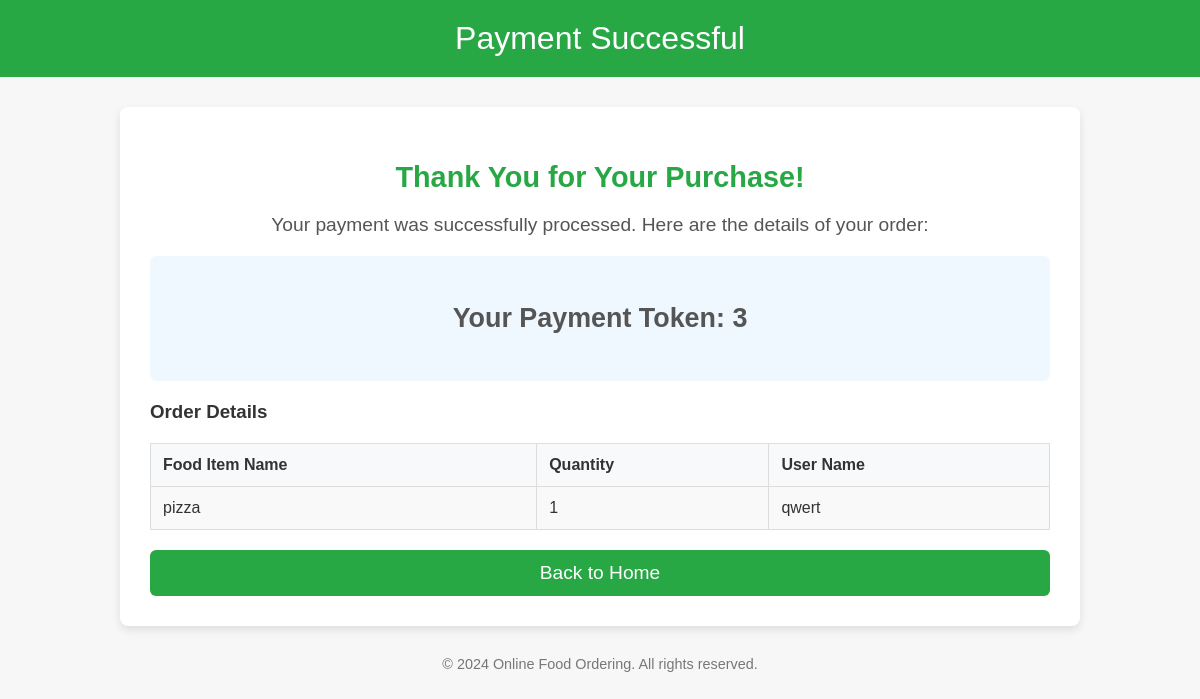
Page /success.php?token=3 on the committed database.
### tables this page shows
CREATE TABLE `orders` (
  `id` int(11) NOT NULL,
  `user_id` int(11) DEFAULT NULL,
  `food_item_id` int(11) DEFAULT NULL,
  `quantity` int(11) DEFAULT NULL,
  `token` varchar(100) DEFAULT NULL,
  `status` enum('pending','completed','cancelled') DEFAULT 'pending',
  `created_at` timestamp NOT NULL DEFAULT current_timestamp()
);

CREATE TABLE `food_items` (
  `id` int(11) NOT NULL,
  `name` varchar(100) NOT NULL,
  `description` text DEFAULT NULL,
  `price` decimal(10,2) NOT NULL,
  `image_url` varchar(255) DEFAULT NULL,
  `created_at` timestamp NOT NULL DEFAULT current_timestamp()
);

CREATE TABLE `users` (
  `id` int(11) NOT NULL,
  `username` varchar(50) NOT NULL,
  `password` varchar(255) NOT NULL,
  `role` enum('user','admin') NOT NULL
);

### success.php (the view, shortened to what this page needs)
<?php
include('db.php');
$token = $_GET['token'] ?? null;
$stmt = $pdo->prepare("
    SELECT o.id AS order_id, f.name AS food_name, o.quantity, u.username AS user_name
    FROM orders o
    JOIN food_items f ON o.food_item_id = f.id
    JOIN users u ON o.user_id = u.id
    WHERE o.token = :token
");
$stmt->bindParam(':token', $token, PDO::PARAM_STR);
$stmt->execute();
$order = $stmt->fetch();
?>
<!DOCTYPE html>
<html lang="en">
<head>
</head>
<body>
<header>Payment Successful</header>
<div class="container">
    <h2>Thank You for Your Purchase!</h2>
    <p>Your payment was successfully processed. Here are the details of your order:</p>
    <div class="token-number">
        <p>Your Payment Token: <strong><?php echo htmlspecialchars($token); ?></strong></p>
    </div>
    <h3>Order Details</h3>
    <table>
        <tr>
            <th>Food Item Name</th>
            <th>Quantity</th>
            <th>User Name</th>
        </tr>
        <tr>
            <td><?php echo htmlspecialchars($order['food_name']); ?></td>
            <td><?php echo htmlspecialchars($order['quantity']); ?></td>
            <td><?php echo htmlspecialchars($order['user_name']); ?></td>
        </tr>
    </table>
    <a href="index1.php" class="btn">Back to Home</a>
</div>
<footer>
    <p>&copy; 2024 Online Food Ordering. All rights reserved.</p>
</footer>
</body>
</html>

### success.php (style rules this page uses)
body { font-family: 'Arial', sans-serif; background-color: #f7f7f7; margin: 0; padding: 0; color: #333; }
header { background-color: #28a745; color: white; text-align: center; padding: 20px; font-size: 2em; }
.container { width: 80%; max-width: 900px; margin: 30px auto; background-color: white; padding: 30px; box-shadow: 0 4px 8px rgba(0, 0, 0, 0.1); border-radius: 8px; }
.container h2 { text-align: center; color: #28a745; margin-bottom: 20px; font-size: 1.8em; }
.container p { text-align: center; color: #555; font-size: 1.2em; }
.token-number { text-align: center; background-color: #f0f8ff; padding: 20px; border-radius: 6px; font-size: 1.4em; font-weight: bold; margin: 20px 0; color: #007bff; }
table { width: 100%; border-collapse: collapse; margin-top: 20px; }
th, td { padding: 12px; text-align: left; border: 1px solid #ddd; }
th { background-color: #f8f9fa; color: #333; }
td { background-color: #f9f9f9; }
.btn { display: block; text-align: center; background-color: #28a745; color: white; padding: 12px 25px; margin-top: 20px; border-radius: 6px; text-decoration: none; font-size: 1.2em; transition: background-color 0.3s; }
footer { text-align: center; margin-top: 30px; font-size: 0.9em; color: #777; }

### rows in the picture
orders: food_item.name "pizza", quantity "1", user.username "qwert"

### other values in the picture
$token "3"
